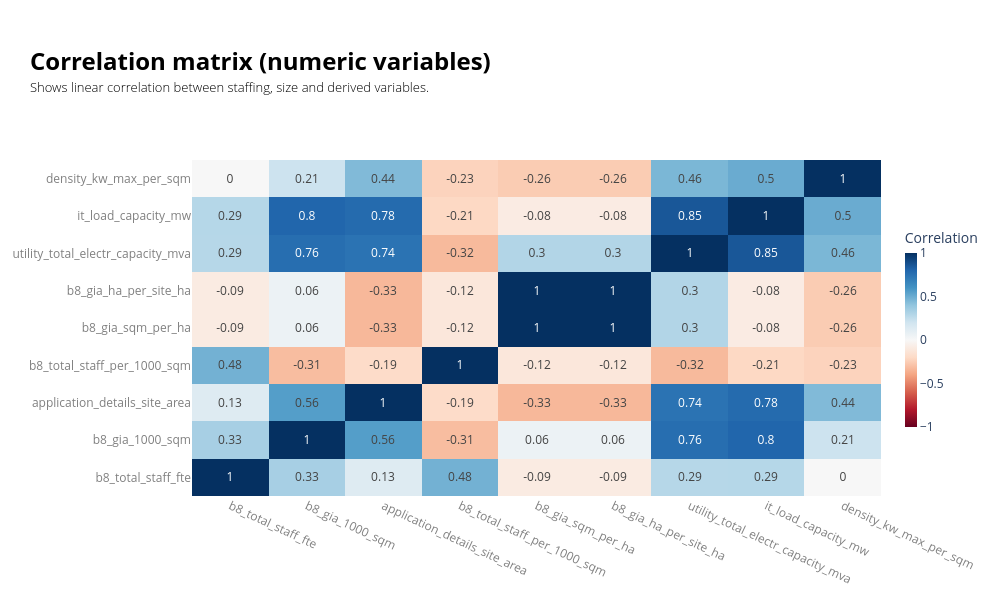

The cell this chart's notebook holds for it:
### Code cell
value_cols = ['b8_total_staff_fte', 'b8_gia_1000_sqm', 'application_details_site_area', 'b8_total_staff_per_1000_sqm', 'b8_gia_sqm_per_ha', 'b8_gia_ha_per_site_ha', "utility_total_electr_capacity_mva", "it_load_capacity_mw","density_kw_max_per_sqm"]
#________________________________________________________________________________________________________________________________________________
# Correlation matrix
#________________________________________________________________________________________________________________________________________________
corr_cols = value_cols
df = data_ldn_exstg[corr_cols].copy()
corr = df.corr(numeric_only=True)

fig = go.Figure(go.Heatmap(z=corr.values,x=corr.columns,y=corr.index,colorscale="RdBu",zmin=-1,zmax=1,
    text=corr.round(2).values,texttemplate="%{text}",hovertemplate="X: %{x}<br>Y: %{y}<br>Correlation: %{z:.2f}<extra></extra>",
    colorbar=dict( title="Correlation",len=0.65, thickness=12,x=1.02,),
))

fig.update_layout(
    width=1000,height=600,template="plotly_white",
    title=dict(
        text=(
            f"<br><span style='font-size:24px; font-weight:bold; color:{notes_colour}; display:block; margin-bottom:2px;'>"
            "Correlation matrix (numeric variables)"
            "</span><br>"
            f"<span style='font-size:13px; font-weight:300; color:{notes_colour}; display:block; margin-bottom:0px;'>"
            "Shows linear correlation between staffing, size and derived variables."
            "</span><br>"
        ),x=0.03,xanchor="left",y=0.92,yanchor="top",
    ),margin=dict(t=160),
)
fig.update_xaxes(tickangle=25, tickfont=dict(color=labels_colour), title_font=dict(color=labels_colour))
fig.update_yaxes(tickfont=dict(color=labels_colour), title_font=dict(color=labels_colour))
fig.show()

### Figure 1 — Plotly figure (JSON) as saved in the notebook; plotly's stock layout.template omitted (floating-point values rounded to 4 significant figures)
{"data": [{"colorbar": {"len": 0.65, "thickness": 12, "title": {"text": "Correlation"}, "x": 1.02}, "colorscale": [[0, "rgb(103,0,31)"], [0.1, "rgb(178,24,43)"], [0.2, "rgb(214,96,77)"], [0.3, "rgb(244,165,130)"], [0.4, "rgb(253,219,199)"], [0.5, "rgb(247,247,247)"], [0.6, "rgb(209,229,240)"], [0.7, "rgb(146,197,222)"], [0.8, "rgb(67,147,195)"], [0.9, "rgb(33,102,172)"], [1, "rgb(5,48,97)"]], "hovertemplate": "X: %{x}<br>Y: %{y}<br>Correlation: %{z:.2f}<extra></extra>", "text": [[1.0, 0.33, 0.13, 0.48, -0.09, -0.09, 0.29, 0.29, 0.0], [0.33, 1.0, 0.56, -0.31, 0.06, 0.06, 0.76, 0.8, 0.21], [0.13, 0.56, 1.0, -0.19, -0.33, -0.33, 0.74, 0.78, 0.44], [0.48, -0.31, -0.19, 1.0, -0.12, -0.12, -0.32, -0.21, -0.23], [-0.09, 0.06, -0.33, -0.12, 1.0, 1.0, 0.3, -0.08, -0.26], [-0.09, 0.06, -0.33, -0.12, 1.0, 1.0, 0.3, -0.08, -0.26], [0.29, 0.76, 0.74, -0.32, 0.3, 0.3, 1.0, 0.85, 0.46], [0.29, 0.8, 0.78, -0.21, -0.08, -0.08, 0.85, 1.0, 0.5], [0.0, 0.21, 0.44, -0.23, -0.26, -0.26, 0.46, 0.5, 1.0]], "texttemplate": "%{text}", "type": "heatmap", "x": ["b8_total_staff_fte", "b8_gia_1000_sqm", "application_details_site_area", "b8_total_staff_per_1000_sqm", "b8_gia_sqm_per_ha", "b8_gia_ha_per_site_ha", "utility_total_electr_capacity_mva", "it_load_capacity_mw", "density_kw_max_per_sqm"], "y": ["b8_total_staff_fte", "b8_gia_1000_sqm", "application_details_site_area", "b8_total_staff_per_1000_sqm", "b8_gia_sqm_per_ha", "b8_gia_ha_per_site_ha", "utility_total_electr_capacity_mva", "it_load_capacity_mw", "density_kw_max_per_sqm"], "z": [[1.0, 0.3344, 0.1295, 0.4784, -0.0861, -0.0861, 0.2867, 0.288, 0.0004371], [0.3344, 1.0, 0.5563, -0.3126, 0.05754, 0.05754, 0.7646, 0.8002, 0.2116], [0.1295, 0.5563, 1.0, -0.1901, -0.3299, -0.3299, 0.7401, 0.7783, 0.4424], [0.4784, -0.3126, -0.1901, 1.0, -0.1178, -0.1178, -0.3239, -0.2082, -0.23], [-0.0861, 0.05754, -0.3299, -0.1178, 1.0, 1.0, 0.297, -0.08437, -0.2569], [-0.0861, 0.05754, -0.3299, -0.1178, 1.0, 1.0, 0.297, -0.08437, -0.2569], [0.2867, 0.7646, 0.7401, -0.3239, 0.297, 0.297, 1.0, 0.854, 0.4578], [0.288, 0.8002, 0.7783, -0.2082, -0.08437, -0.08437, 0.854, 1.0, 0.5022], [0.0004371, 0.2116, 0.4424, -0.23, -0.2569, -0.2569, 0.4578, 0.5022, 1.0]], "zmax": 1, "zmin": -1}], "layout": {"height": 600, "margin": {"t": 160}, "title": {"text": "<br><span style='font-size:24px; font-weight:bold; color:black; display:block; margin-bottom:2px;'>Correlation matrix (numeric variables)</span><br><span style='font-size:13px; font-weight:300; color:black; display:block; margin-bottom:0px;'>Shows linear correlation between staffing, size and derived variables.</span><br>", "x": 0.03, "xanchor": "left", "y": 0.92, "yanchor": "top"}, "width": 1000, "xaxis": {"tickangle": 25, "tickfont": {"color": "grey"}, "title": {"font": {"color": "grey"}}}, "yaxis": {"tickfont": {"color": "grey"}, "title": {"font": {"color": "grey"}}}}}
